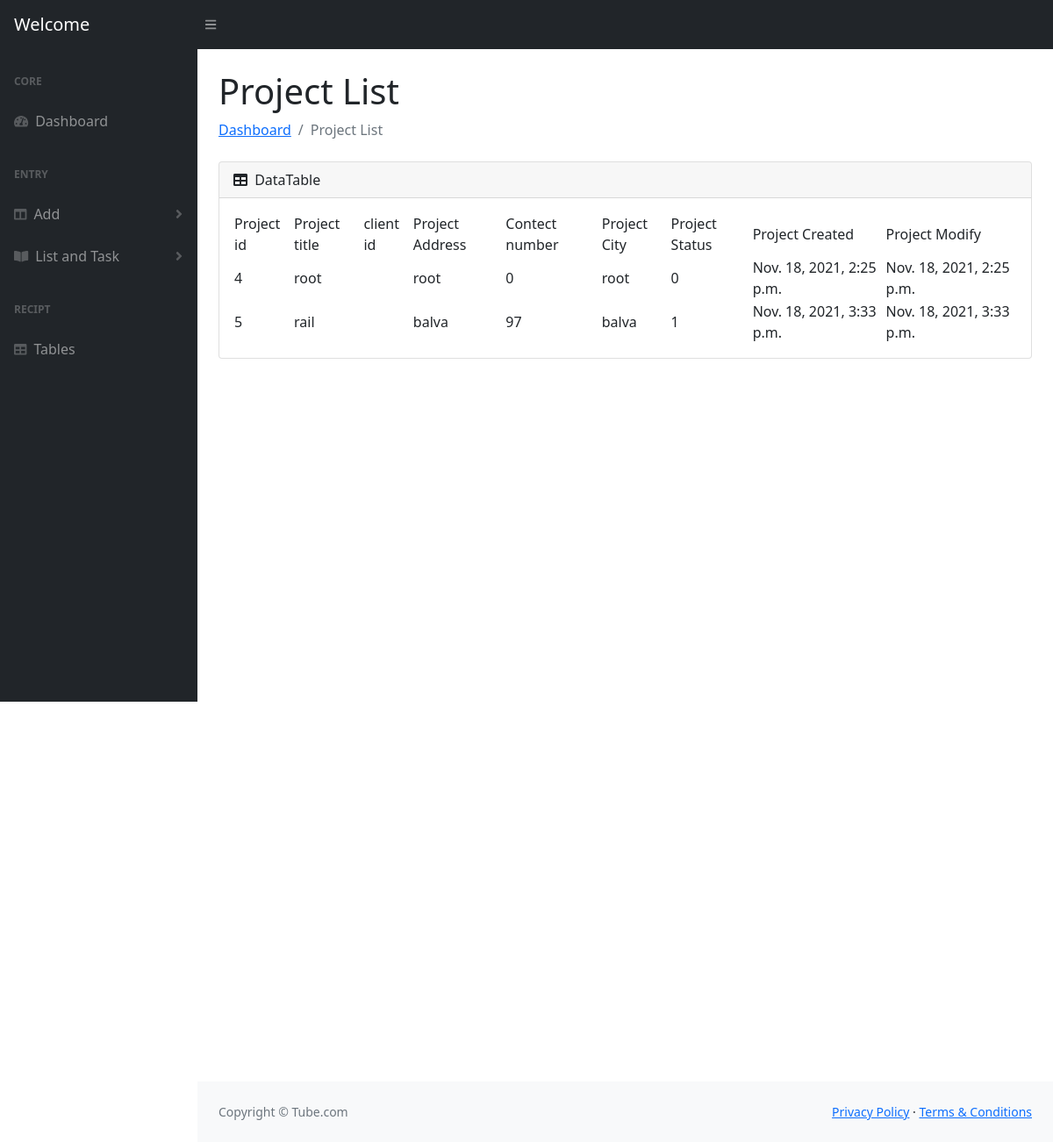
The app's page /vproject, older data.
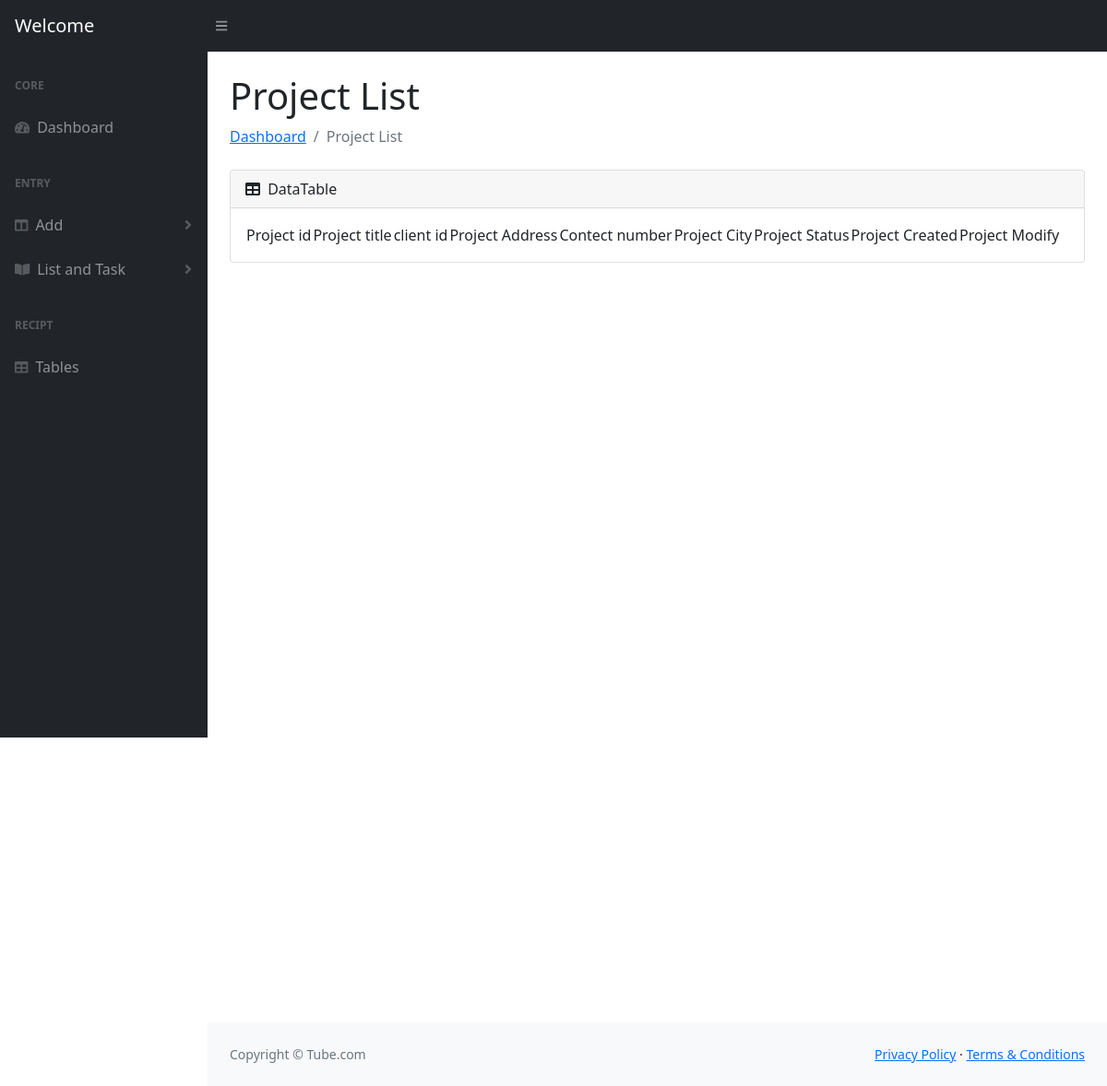
The same page, newer data.
### moduls/models.py (models this page shows)
class Project(models.Model):
    projectid =  models.AutoField(primary_key=True)
    projecttitle = models.CharField(max_length=100)
    plantid = models.ForeignKey(Plant,on_delete=models.CASCADE)
    address = models.CharField(max_length=200)
    projectcity = models.CharField(max_length=40)
    projectcountry = models.CharField(max_length=30)
    contecnumber = models.IntegerField()
    state = models.IntegerField(choices=STATUS_CHOICES)
    created = models.DateTimeField(auto_now_add=True)
    modify = models.DateTimeField(auto_now=True)

### moduls/views.py (the view)
# urls.py: path('vproject',views.vproject,name="vproject"),
def vproject(request):
    if request.method == 'POST':
        return render(request,'vproject.html')
    else:
        projectdata = Project.objects.all()
        return render(request, 'vproject.html',{'pd':projectdata})

### moduls/templates/vproject.html (shortened to what the changed rows need)
<!DOCTYPE html>
<html lang="en">
{% load static %}
    <head>
        <link href="https://cdn.jsdelivr.net/npm/simple-datatables@latest/dist/style.css" rel="stylesheet" />
        <link href="{% static 'css/styles.css' %}" rel="stylesheet" />
    </head>
    <body class="sb-nav-fixed">
        <div id="layoutSidenav">
            <div id="layoutSidenav_content">
                <main>
                    <div class="container-fluid px-4">
 <h1 class="mt-4">Project List</h1>
                        <div class="card mb-4">
                            <div class="card-body">
                               <table id="datatablesSimple">
                                        {% for i in pd %}
                                        <tr>
                                            <td>{{i.projectid}}</td>
                                            <td>{{i.projecttitle}}</td>
                                            <td>{{i.plantid.siteid.clientid.clientid}}</td>
                                            <td>{{i.address}}</td>
                                            <td>{{i.contecnumber}}</td>
                                            <td>{{i.projectcity}}</td>
                                            <td>{{i.state}}</td>
                                            <td>{{i.created}}</td>
                                            <td>{{i.modify}}</td>
                                        </tr>
                                        {% endfor %}
                               </table>
                            </div>
                        </div>
                    </div>
                </main>
            </div>
        </div>
    </body>
</html>

Row changes from the older to the newer data that the page shows:
removed Project: projectid "4", projecttitle "root", address "root", contecnumber "0", projectcity "root", state "0", created "Nov. 18, 2021, 2:25 p.m.", modify "Nov. 18, 2021, 2:25 p.m."
removed Project: projectid "5", projecttitle "rail", address "balva", contecnumber "97", projectcity "balva", state "1", created "Nov. 18, 2021, 3:33 p.m.", modify "Nov. 18, 2021, 3:33 p.m."
